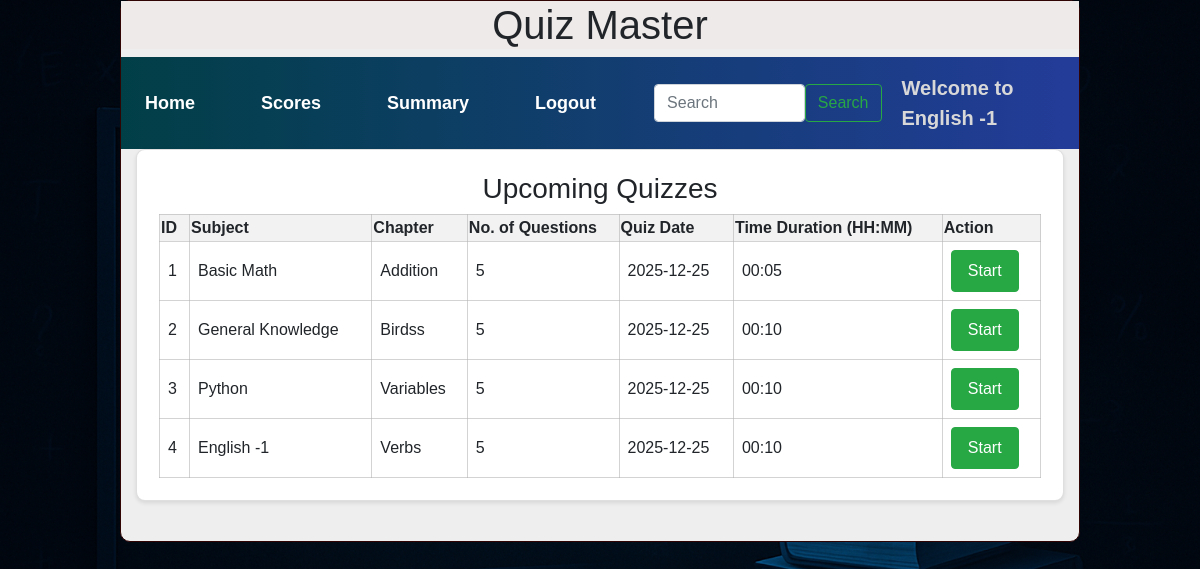
Page /user/2/English -1 on the earlier database version.
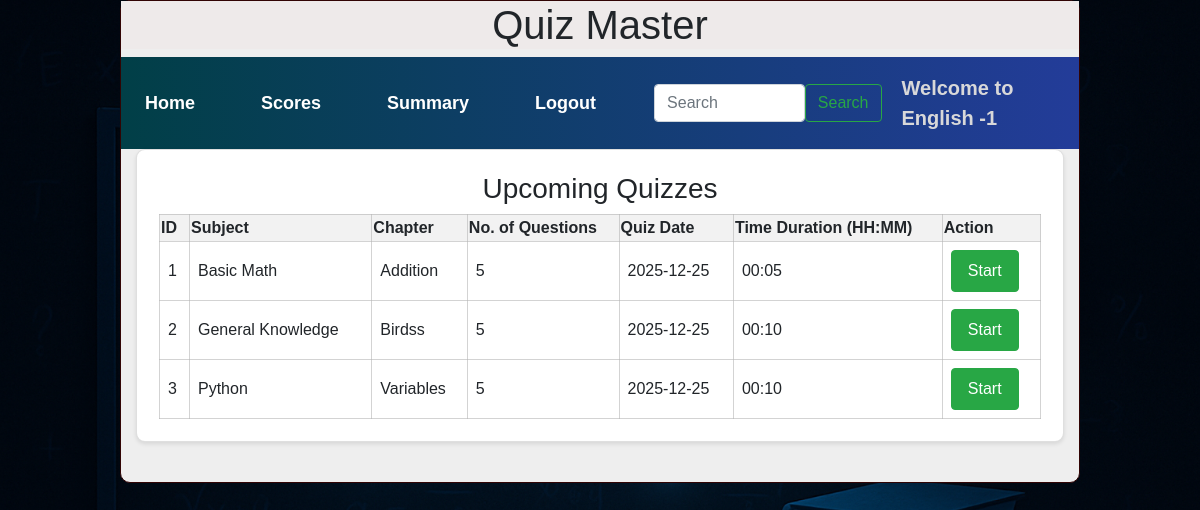
Same page on the later database version.
### models/models.py (models this page shows)
class Subject(db.Model):
    id = db.Column(db.Integer, primary_key=True)
    name = db.Column(db.String(255), unique=True, nullable=False)
    description = db.Column(db.Text, nullable=True)
    chapters = db.relationship("Chapter", cascade="all,delete", backref="subject", lazy=True)

class Quiz(db.Model):
    id = db.Column(db.Integer, primary_key=True)
    chapter_id = db.Column(db.Integer, db.ForeignKey("chapter.id"), nullable=False)
    date_of_quiz = db.Column(db.Date, nullable=False)
    time_duration = db.Column(db.String(50), nullable=False)
    no_of_questions = db.Column(db.Integer, nullable=False)
    questions = db.relationship("Question", cascade="all,delete", backref="quiz", lazy=True)
    scores = db.relationship("Score", cascade="all,delete", backref="quiz", lazy=True)

class Chapter(db.Model):
    id = db.Column(db.Integer, primary_key=True)
    name = db.Column(db.String(255), nullable=False)
    description = db.Column(db.Text, nullable=True)
    subject_id = db.Column(db.Integer, db.ForeignKey("subject.id"), nullable=False)
    quizzes = db.relationship("Quiz", cascade="all,delete", backref="chapter", lazy=True)

### controllers/controllers.py (the view)
@app.route("/user/<uid>/<name>")
def user_dashboard(uid, name):
    user = User.query.get_or_404(uid)
    quizzes = Quiz.query.join(Question).group_by(Quiz.id).all()
    dt_time_now = date.today()
    return render_template("user_dashboard.html", user=user, name=name, quizzes=quizzes, dt_time_now=dt_time_now)

### templates/user_dashboard.html
{% extends "user_layout.html" %}
{% block content %}
    <div class="container">
        {% if quizzes %}
        <div class="row">
            <div class="col">
                <div class="card" style="width: 100%;">
                    <div class="card-body">
                        <h3 class="text-center">Upcoming Quizzes</h3>
                        <table class="my_table1">
                            <thead class="table-light">
                                <tr>
                                    <th>ID</th>
                                    <th>Subject</th>
                                    <th>Chapter</th>
                                    <th>No. of Questions</th>
                                    <th>Quiz Date</th>
                                    <th>Time Duration (HH:MM)</th>
                                    <th>Action</th>
                                </tr>
                            </thead>
                            <tbody>
                                {% for quiz in quizzes %}
                                {%if quiz.date_of_quiz >= dt_time_now%}
                                <tr>
                                    <td>{{ loop.index }}</td>
                                    <td>{{ quiz.chapter.subject.name }}</td>
                                    <td>{{ quiz.chapter.name }}</td>
                                    <td>{{ quiz.no_of_questions }}</td>
                                    <td>{{ quiz.date_of_quiz }}</td>
                                    <td>{{ quiz.time_duration }}</td>
                                    <td>
                                        <a href="/start_quiz/{{quiz.id}}/{{user.id}}/{{name}}"
                                        class="btn btn-md btn-success px-3 py-2">Start</a>
                                    </td>
                                </tr>
                                {%endif%}
                                {% endfor %}
                            </tbody>
                        </table>
                    </div>
                </div>
            </div>
        </div>
        {% else %}
            <h3 class="text-center mt-4">No quizzes available at the moment. Please check back later!</h3>
        {% endif %}
    </div>
{% endblock %}

### templates/user_layout.html (shortened to what this page needs)
<!DOCTYPE html>
<html lang="en">
    <head>
        <link rel="stylesheet" href="/static/styles/main.css">
        <link rel="stylesheet" href="https://cdn.jsdelivr.net/npm/bootstrap@4.0.0/dist/css/bootstrap.min.css">
    </head>
    <body>
        <div class="my_panel">
            <div class="center"><h1>Quiz Master</h1></div>
                <nav class="navbar navbar-expand-lg navbar-light" style="background-image: linear-gradient(to right, rgb(1, 63, 71), rgb(35, 60, 153))">
                    <div class="collapse navbar-collapse d-flex justify-content-between align-items-center" id="navbarText">
                        <ul class="navbar-nav mx-auto text-center">
                            <li class="nav-item">
                                <a class="nav-link custom-nav-link" href="/user/{{user.id}}/{{name}}">Home</a>
                            </li>
                            <li class="nav-item">
                                <a class="nav-link custom-nav-link" href="/view_score/{{user.id}}/{{name}}">Scores</a>
                            </li>
                            <li class="nav-item">
                                <a class="nav-link active custom-nav-link" href="/user_summary/{{user.id}}/{{name}}">Summary</a>
                            </li>
                            <li class="nav-item">
                                <a class="nav-link active custom-nav-link" href="/login">Logout</a>
                            </li>
                        </ul>
                        <form class="d-flex mx-auto search-bar" method="POST" action="/user_search/{{user.id}}/{{name}}">
                            <input class="form-control" type="search" placeholder="Search" aria-label="Search" name="search_txt" id="search_txt">
                            <button class="btn btn-outline-success" type="submit">Search</button>
                        </form>
                        <span class="navbar-text welcome-text">
                            Welcome to {{name}}
                        </span>
                    </div>
                </nav>
                {%block content%}{%endblock%}
        </div>
    </body>
</html>

Differences in the rows shown:
no longer on this page (row unchanged): Subject: name "English -1"
removed Quiz: chapter.subject.name "English -1", chapter.name "Verbs", no_of_questions "5", date_of_quiz "2025-12-25", time_duration "00:10"
Other differences:
{{ name }}: (not shown) → "English -1"
